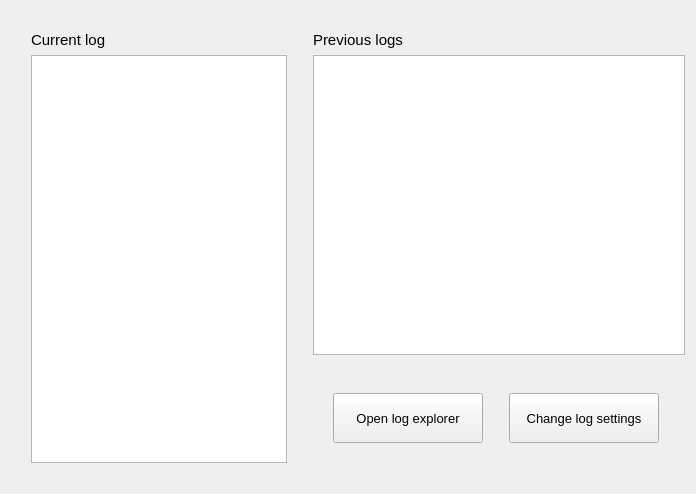
       <widget class="QWidget" name="tab">
        <attribute name="title">
         <string>Logs</string>
        </attribute>
        <layout class="QGridLayout" name="gridLayout_2">
         <item row="1" column="2">
          <widget class="QLabel" name="log_title">
           <property name="font">
            <font>
             <pointsize>11</pointsize>
            </font>
           </property>
           <property name="text">
            <string>Current log</string>
           </property>
          </widget>
         </item>
         <item row="0" column="2">
          <spacer name="horizontalSpacer_6">
           <property name="orientation">
            <enum>Qt::Horizontal</enum>
           </property>
           <property name="sizeHint" stdset="0">
            <size>
             <width>40</width>
             <height>1</height>
            </size>
           </property>
          </spacer>
         </item>
         <item row="10" column="2">
          <spacer name="horizontalSpacer_18">
           <property name="orientation">
            <enum>Qt::Horizontal</enum>
           </property>
           <property name="sizeHint" stdset="0">
            <size>
             <width>40</width>
             <height>20</height>
            </size>
           </property>
          </spacer>
         </item>
         <item row="2" column="0">
          <spacer name="verticalSpacer_6">
           <property name="orientation">
            <enum>Qt::Vertical</enum>
           </property>
           <property name="sizeHint" stdset="0">
            <size>
             <width>20</width>
             <height>40</height>
            </size>
           </property>
          </spacer>
         </item>
         <item row="2" column="2" rowspan="7">
          <widget class="QPlainTextEdit" name="current_log">
           <property name="textInteractionFlags">
            <set>Qt::TextEditorInteraction</set>
           </property>
          </widget>
         </item>
         <item row="2" column="3" rowspan="7">
          <spacer name="verticalSpacer_7">
           <property name="orientation">
            <enum>Qt::Vertical</enum>
           </property>
           <property name="sizeHint" stdset="0">
            <size>
             <width>20</width>
             <height>40</height>
            </size>
           </property>
          </spacer>
         </item>
         <item row="2" column="4" rowspan="2" colspan="2">
          <widget class="QListWidget" name="log_list">
           <property name="minimumSize">
            <size>
             <width>0</width>
             <height>300</height>
            </size>
           </property>
           <property name="cursor" stdset="0">
            <cursorShape>ArrowCursor</cursorShape>
           </property>
           <property name="dragEnabled">
            <bool>true</bool>
           </property>
           <property name="dragDropMode">
            <enum>QAbstractItemView::DragOnly</enum>
           </property>
           <property name="selectionRectVisible">
            <bool>true</bool>
           </property>
           <property name="sortingEnabled">
            <bool>false</bool>
           </property>
          </widget>
         </item>
         <item row="1" column="4">
          <widget class="QLabel" name="label">
           <property name="font">
            <font>
             <pointsize>11</pointsize>
            </font>
           </property>
           <property name="text">
            <string>Previous logs</string>
           </property>
          </widget>
         </item>
         <item row="0" column="4">
          <spacer name="horizontalSpacer_19">
           <property name="orientation">
            <enum>Qt::Horizontal</enum>
           </property>
           <property name="sizeHint" stdset="0">
            <size>
             <width>40</width>
             <height>20</height>
            </size>
           </property>
          </spacer>
         </item>
         <item row="7" column="4">
          <layout class="QHBoxLayout" name="horizontalLayout_7">
           <item>
            <spacer name="verticalSpacer_11">
             <property name="orientation">
              <enum>Qt::Vertical</enum>
             </property>
             <property name="sizeHint" stdset="0">
              <size>
               <width>20</width>
               <height>40</height>
              </size>
             </property>
            </spacer>
           </item>
           <item>
            <widget class="QPushButton" name="open_prev_button">
             <property name="minimumSize">
              <size>
               <width>150</width>
               <height>50</height>
              </size>
             </property>
             <property name="maximumSize">
              <size>
               <width>16777215</width>
               <height>16777215</height>
              </size>
             </property>
             <property name="font">
              <font>
               <pointsize>10</pointsize>
              </font>
             </property>
             <property name="text">
              <string>Open log explorer</string>
             </property>
            </widget>
           </item>
           <item>
            <spacer name="verticalSpacer_8">
             <property name="orientation">
              <enum>Qt::Vertical</enum>
             </property>
             <property name="sizeHint" stdset="0">
              <size>
               <width>20</width>
               <height>40</height>
              </size>
             </property>
            </spacer>
           </item>
           <item>
            <widget class="QPushButton" name="change_button">
             <property name="minimumSize">
              <size>
               <width>150</width>
               <height>50</height>
              </size>
             </property>
             <property name="maximumSize">
              <size>
               <width>16777215</width>
               <height>16777215</height>
              </size>
             </property>
             <property name="font">
              <font>
               <pointsize>10</pointsize>
              </font>
             </property>
             <property name="text">
              <string>Change log settings</string>
             </property>
            </widget>
           </item>
           <item>
            <spacer name="verticalSpacer_10">
             <property name="orientation">
              <enum>Qt::Vertical</enum>
             </property>
             <property name="sizeHint" stdset="0">
              <size>
               <width>20</width>
               <height>40</height>
              </size>
             </property>
            </spacer>
           </item>
          </layout>
         </item>
        </layout>
       </widget>
